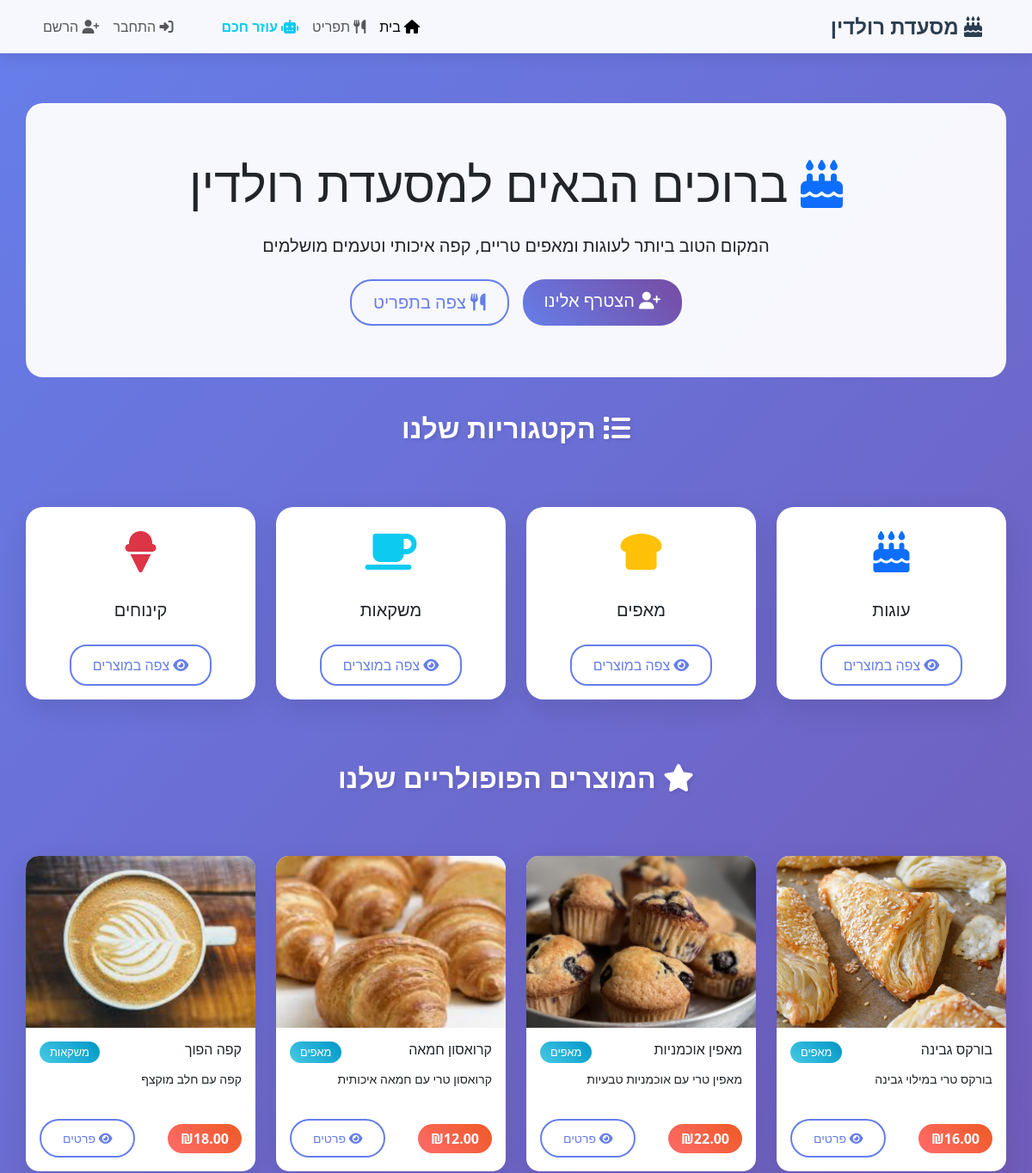
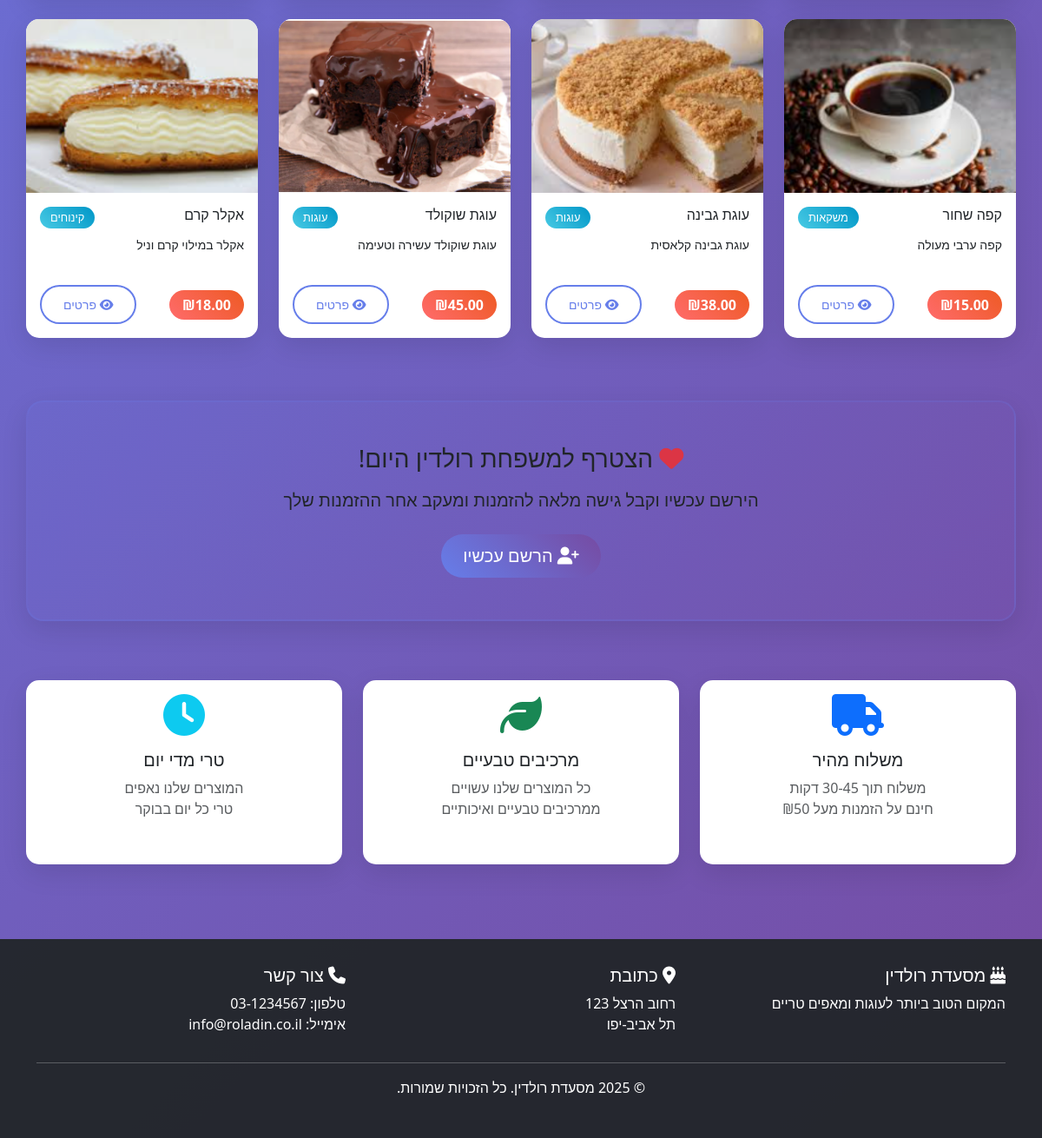
The page / on the database its author committed (2 pictures, top to bottom).
### tables this page shows
CREATE TABLE menu_items (
                id INTEGER PRIMARY KEY AUTOINCREMENT,
                name TEXT NOT NULL,
                description TEXT,
                price REAL NOT NULL,
                category TEXT NOT NULL,
                image_url TEXT,
                is_available BOOLEAN DEFAULT 1,
                preparation_time INTEGER DEFAULT 15,
                ingredients TEXT,
                allergens TEXT,
                calories INTEGER,
                created_at TIMESTAMP DEFAULT CURRENT_TIMESTAMP,
                updated_at TIMESTAMP DEFAULT CURRENT_TIMESTAMP
            , image_filename TEXT);

### app.py (the view)
@app.route('/')
def home():
    user = get_current_user()
    menu_items = db.get_menu_items()
    categories = db.get_menu_categories()
    return render_template('home.html',
                         user=user,
                         menu_items=menu_items,
                         categories=[{'category': cat} for cat in categories])

### app.py (called while the page is built)
def get_current_user():
    user_id = session.get('user_id')
    if user_id:
        return db.get_user_by_id(user_id)
    return None

### models/database.py (called while the page is built)
    def get_connection(self):
        conn = sqlite3.connect(self.db_path)
        conn.row_factory = sqlite3.Row  # מאפשר גישה לעמודות באמצעות שם
        return conn

    def get_menu_items(self, category=None, available_only=True):
        conn = self.get_connection()
        cursor = conn.cursor()
        query = 'SELECT * FROM menu_items'
        params = []
        conditions = []
        if available_only:
            conditions.append('is_available = 1')
        if category:
            conditions.append('category = ?')
            params.append(category)
        if conditions:
            query += ' WHERE ' + ' AND '.join(conditions)
        query += ' ORDER BY category, name'
        cursor.execute(query, params)
        items = cursor.fetchall()
        conn.close()
        return [dict(item) for item in items]

    def get_menu_categories(self):
        conn = self.get_connection()
        cursor = conn.cursor()
        cursor.execute('SELECT DISTINCT category FROM menu_items WHERE is_available = 1')
        categories = cursor.fetchall()
        conn.close()
        return [cat['category'] for cat in categories]

### templates/home.html (shortened to what this page needs)
<!DOCTYPE html>
<html lang="he" dir="rtl">
<head>
    <link href="https://cdnjs.cloudflare.com/ajax/libs/bootstrap/5.3.0/css/bootstrap.min.css" rel="stylesheet">
    <link href="https://cdnjs.cloudflare.com/ajax/libs/font-awesome/6.4.0/css/all.min.css" rel="stylesheet">
    <link href="/static/css/base.css" rel="stylesheet">
    <link href="/static/css/home.css" rel="stylesheet">
</head>
<body>
    <nav class="navbar navbar-expand-lg navbar-light fixed-top">
        <div class="container">
            <a class="navbar-brand" href="/">
                <i class="fas fa-birthday-cake"></i> מסעדת רולדין
            </a>
            <div class="collapse navbar-collapse" id="navbarNav">
                <ul class="navbar-nav me-auto">
                    <li class="nav-item">
                        <a class="nav-link active" href="/"><i class="fas fa-home"></i> בית</a>
                    </li>
                    <li class="nav-item">
                        <a class="nav-link" href="/menu"><i class="fas fa-utensils"></i> תפריט</a>
                    </li>
                    <li class="nav-item">
                        <a class="nav-link text-info fw-bold" href="/ai_helper">
                            <i class="fas fa-robot"></i> עוזר חכם
                        </a>
                    </li>
                </ul>
                <ul class="navbar-nav">
                    {% if user %}
                        <li class="nav-item dropdown">
                            <a class="nav-link dropdown-toggle" href="#" role="button" data-bs-toggle="dropdown">
                                <i class="fas fa-user"></i> {{ user.username }}
                            </a>
                            <ul class="dropdown-menu">
                                <li><a class="dropdown-item" href="/logout"><i class="fas fa-sign-out-alt"></i> התנתק</a></li>
                            </ul>
                        </li>
                    {% else %}
                        <li class="nav-item">
                            <a class="nav-link" href="/login"><i class="fas fa-sign-in-alt"></i> התחבר</a>
                        </li>
                        <li class="nav-item">
                            <a class="nav-link" href="/register"><i class="fas fa-user-plus"></i> הרשם</a>
                        </li>
                    {% endif %}
                </ul>
            </div>
        </div>
    </nav>
    <div class="container main-content">
        <div class="hero-section">
            <h1 class="display-4 mb-4">
                <i class="fas fa-birthday-cake text-primary"></i>
                ברוכים הבאים למסעדת רולדין
            </h1>
            <p class="lead mb-4">המקום הטוב ביותר לעוגות ומאפים טריים, קפה איכותי וטעמים מושלמים</p>
            {% if not user %}
                <div class="d-flex justify-content-center gap-3 flex-wrap">
                    <a href="/register" class="btn btn-primary btn-lg">
                        <i class="fas fa-user-plus"></i> הצטרף אלינו
                    </a>
                    <a href="/menu" class="btn btn-outline-primary btn-lg">
                        <i class="fas fa-utensils"></i> צפה בתפריט
                    </a>
                </div>
            {% else %}
                <a href="/menu" class="btn btn-primary btn-lg">
                    <i class="fas fa-utensils"></i> התחל להזמין
                </a>
            {% endif %}
        </div>
        <div class="row mb-5">
            <div class="col-12">
                <h2 class="text-center mb-4 text-white section-title">
                    <i class="fas fa-list"></i> הקטגוריות שלנו
                </h2>
            </div>
        </div>
        <div class="row mb-5">
            {% for category in categories %}
            <div class="col-lg-3 col-md-6 mb-4">
                <div class="card category-card text-center h-100">
                    <div class="card-body d-flex flex-column">
                        <div class="category-icon">
                            {% if category.category == 'עוגות' %}
                                <i class="fas fa-birthday-cake text-primary"></i>
                            {% elif category.category == 'מאפים' %}
                                <i class="fas fa-bread-slice text-warning"></i>
                            {% elif category.category == 'משקאות' %}
                                <i class="fas fa-coffee text-info"></i>
                            {% elif category.category == 'קינוחים' %}
                                <i class="fas fa-ice-cream text-danger"></i>
                            {% else %}
                                <i class="fas fa-utensils text-success"></i>
                            {% endif %}
                        </div>
                        <h5 class="card-title">{{ category.category }}</h5>
                        <div class="mt-auto">
                            <a href="/menu?category={{ category.category }}" class="btn btn-outline-primary category-btn">
                                <i class="fas fa-eye"></i> צפה במוצרים
                            </a>
                        </div>
                    </div>
                </div>
            </div>
            {% endfor %}
        </div>
        <div class="row mb-5">
            <div class="col-12">
                <h2 class="text-center mb-4 text-white section-title">
                    <i class="fas fa-star"></i> המוצרים הפופולריים שלנו
                </h2>
            </div>
        </div>
        <div class="row">
    {% for item in menu_items[:8] %}
    <div class="col-lg-3 col-md-6 mb-4">
        <div class="card menu-item-card">
            {% if item.image_filename %}
                <img src="{{ url_for('static', filename='images/menu-items/' ~ item.image_filename) }}"
                     class="card-img-top menu-item-image" alt="{{ item.name }}">
            {% endif %}
            <div class="card-body d-flex flex-column">
                <div class="d-flex justify-content-between align-items-start mb-2">
                    <h6 class="card-title mb-0">{{ item.name }}</h6>
                    <span class="category-badge">{{ item.category }}</span>
                </div>
                <p class="card-text flex-grow-1 small">{{ item.description }}</p>
                <div class="d-flex justify-content-between align-items-center mt-auto">
                    <span class="price-tag">₪{{ "%.2f"|format(item.price) }}</span>
                    {% if user and user.role == 'customer' %}
                        <form action="/add_to_cart" method="POST" class="d-inline add-to-cart-form">
                            <input type="hidden" name="item_id" value="{{ item.id }}">
                            <input type="hidden" name="quantity" value="1">
                            <button type="submit" class="btn btn-sm btn-primary add-to-cart-btn">
                                <i class="fas fa-plus"></i> הוסף
                            </button>
                        </form>
                    {% else %}
                        <a href="/menu" class="btn btn-sm btn-outline-primary">
                            <i class="fas fa-eye"></i> פרטים
                        </a>
                    {% endif %}
                </div>
            </div>
        </div>
    </div>
    {% endfor %}
</div>
        {% if not user %}
        <div class="row mt-5">
            <div class="col-12">
                <div class="card cta-card">
                    <div class="card-body text-center p-5">
                        <h3 class="mb-3">
                            <i class="fas fa-heart text-danger"></i>
                            הצטרף למשפחת רולדין היום!
                        </h3>
                        <p class="lead mb-4">הירשם עכשיו וקבל גישה מלאה להזמנות ומעקב אחר ההזמנות שלך</p>
                        <a href="/register" class="btn btn-primary btn-lg">
                            <i class="fas fa-user-plus"></i> הרשם עכשיו
                        </a>
                    </div>
                </div>
            </div>
        </div>
        {% endif %}
        <div class="row mt-5">
            <div class="col-md-4 mb-3">
                <div class="card info-card text-center">
                    <div class="card-body">
                        <i class="fas fa-truck fa-3x text-primary mb-3"></i>
                        <h5>משלוח מהיר</h5>
                        <p class="text-muted">משלוח תוך 30-45 דקות<br>חינם על הזמנות מעל ₪50</p>
                    </div>
                </div>
            </div>
            <div class="col-md-4 mb-3">
                <div class="card info-card text-center">
                    <div class="card-body">
                        <i class="fas fa-leaf fa-3x text-success mb-3"></i>
                        <h5>מרכיבים טבעיים</h5>
                        <p class="text-muted">כל המוצרים שלנו עשויים<br>ממרכיבים טבעיים ואיכותיים</p>
                    </div>
                </div>
            </div>
            <div class="col-md-4 mb-3">
                <div class="card info-card text-center">
                    <div class="card-body">
                        <i class="fas fa-clock fa-3x text-info mb-3"></i>
                        <h5>טרי מדי יום</h5>
                        <p class="text-muted">המוצרים שלנו נאפים<br>טרי כל יום בבוקר</p>
                    </div>
                </div>
            </div>
        </div>
    </div>
    <footer class="footer">
        <div class="container">
            <div class="row">
                <div class="col-md-4">
                    <h5><i class="fas fa-birthday-cake"></i> מסעדת רולדין</h5>
                    <p>המקום הטוב ביותר לעוגות ומאפים טריים</p>
                </div>
                <div class="col-md-4">
                    <h5><i class="fas fa-map-marker-alt"></i> כתובת</h5>
                    <p>רחוב הרצל 123<br>תל אביב-יפו</p>
                </div>
                <div class="col-md-4">
                    <h5><i class="fas fa-phone"></i> צור קשר</h5>
                    <p>טלפון: 03-1234567<br>אימייל: info@roladin.co.il</p>
                </div>
            </div>
            <hr>
            <div class="text-center">
                <p>&copy; 2025 מסעדת רולדין. כל הזכויות שמורות.</p>
            </div>
        </div>
    </footer>
</body>
</html>

### static/css/base.css (style rules this page uses)
body { font-family: 'Segoe UI', Tahoma, Geneva, Verdana, sans-serif; background: linear-gradient(135deg, #667eea 0%, #764ba2 100%); min-height: 100vh; margin: 0; padding: 0; }
.navbar { background: rgba(255, 255, 255, 0.95) !important; backdrop-filter: blur(10px); box-shadow: 0 2px 20px rgba(0,0,0,0.1); }
.navbar-brand { font-weight: bold; font-size: 1.5rem; color: #2c3e50 !important; }
.card { border: none; border-radius: 15px; box-shadow: 0 10px 30px rgba(0,0,0,0.1); transition: transform 0.3s ease; margin-bottom: 20px; }
.btn-primary { background: linear-gradient(45deg, #667eea, #764ba2); border: none; border-radius: 25px; padding: 10px 25px; transition: all 0.3s ease; }
.btn-outline-primary { border: 2px solid #667eea; color: #667eea; border-radius: 25px; padding: 10px 25px; transition: all 0.3s ease; }
.main-content { margin-top: 100px; padding: 20px 0; }
.price-tag { background: linear-gradient(45deg, #ff6b6b, #ee5a24); color: white; padding: 5px 15px; border-radius: 20px; font-weight: bold; }
.category-badge { background: linear-gradient(45deg, #48cae4, #0096c7); color: white; padding: 3px 12px; border-radius: 15px; font-size: 0.8rem; }
.footer { background: rgba(33, 37, 41, 0.95); color: white; padding: 30px 0; margin-top: 50px; }
.fade-in { animation: fadeInUp 0.6s ease forwards; }

### static/css/home.css (style rules this page uses)
.hero-section { background: rgba(255, 255, 255, 0.95); border-radius: 20px; padding: 60px 30px; text-align: center; margin-bottom: 40px; backdrop-filter: blur(10px); }
.section-title { text-shadow: 2px 2px 4px rgba(0,0,0,0.1); font-weight: 600; }
.category-card { transition: all 0.3s ease; border-radius: 20px; overflow: hidden; }
.category-icon { font-size: 3rem; margin-bottom: 20px; transition: transform 0.3s ease; }
.category-btn { transition: all 0.3s ease; border-radius: 20px; }
.menu-item-card { height: 100%; transition: all 0.3s ease; border-radius: 15px; overflow: hidden; }
.menu-item-image { height: 200px; object-fit: cover; transition: transform 0.3s ease; }
.cta-card { background: linear-gradient(135deg, rgba(102, 126, 234, 0.1), rgba(118, 75, 162, 0.1)); border-radius: 20px; border: 2px solid rgba(102, 126, 234, 0.2); }
.info-card { transition: all 0.3s ease; border-radius: 15px; height: 100%; }
.info-card i { transition: transform 0.3s ease; }

### rows shown on the page
menu_items: image_filename (picture), name "בורקס גבינה", category "מאפים", description "בורקס טרי במילוי גבינה", price "16.00"
menu_items: image_filename (picture), name "מאפין אוכמניות", category "מאפים", description "מאפין טרי עם אוכמניות טבעיות", price "22.00"
menu_items: image_filename (picture), name "קרואסון חמאה", category "מאפים", description "קרואסון טרי עם חמאה איכותית", price "12.00"
menu_items: image_filename (picture), name "קפה הפוך", category "משקאות", description "קפה עם חלב מוקצף", price "18.00"
menu_items: image_filename (picture), name "קפה שחור", category "משקאות", description "קפה ערבי מעולה", price "15.00"
menu_items: image_filename (picture), name "עוגת גבינה", category "עוגות", description "עוגת גבינה קלאסית", price "38.00"
menu_items: image_filename (picture), name "עוגת שוקולד", category "עוגות", description "עוגת שוקולד עשירה וטעימה", price "45.00"
menu_items: image_filename (picture), name "אקלר קרם", category "קינוחים", description "אקלר במילוי קרם וניל", price "18.00"

### other values the page prints
{{ category.category }} "עוגות" "מאפים" "משקאות" "קינוחים"
